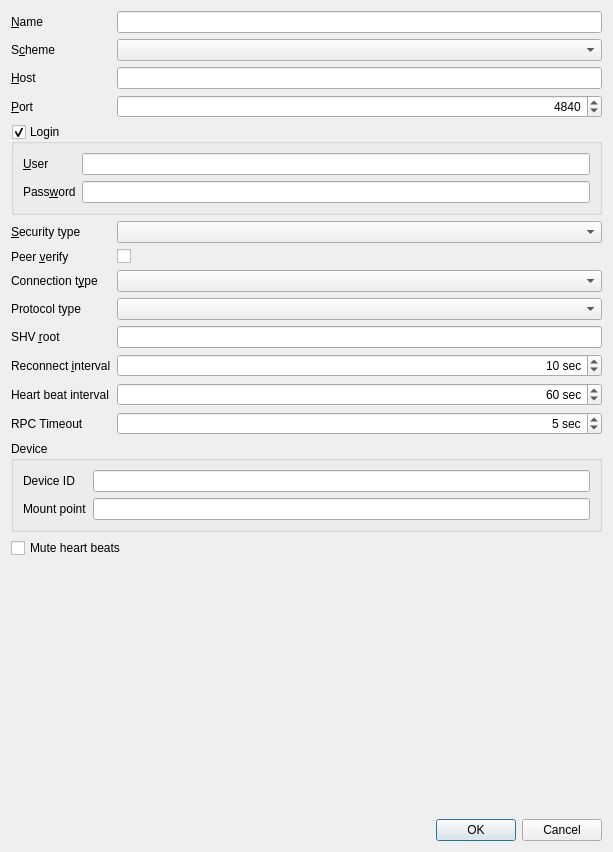
<?xml version="1.0" encoding="UTF-8"?>
<ui version="4.0">
 <class>DlgBrokerProperties</class>
 <widget class="QDialog" name="DlgBrokerProperties">
  <property name="geometry">
   <rect>
    <x>0</x>
    <y>0</y>
    <width>613</width>
    <height>852</height>
   </rect>
  </property>
  <property name="windowTitle">
   <string>Server properties</string>
  </property>
  <layout class="QVBoxLayout" name="verticalLayout">
   <item>
    <layout class="QFormLayout" name="formLayout">
     <item row="0" column="0">
      <widget class="QLabel" name="label">
       <property name="text">
        <string>&amp;Name</string>
       </property>
       <property name="buddy">
        <cstring>edName</cstring>
       </property>
      </widget>
     </item>
     <item row="0" column="1">
      <widget class="QLineEdit" name="edName"/>
     </item>
     <item row="2" column="0">
      <widget class="QLabel" name="label_3">
       <property name="text">
        <string>&amp;Host</string>
       </property>
       <property name="buddy">
        <cstring>edHost</cstring>
       </property>
      </widget>
     </item>
     <item row="2" column="1">
      <widget class="QLineEdit" name="edHost"/>
     </item>
     <item row="3" column="0">
      <widget class="QLabel" name="label_4">
       <property name="text">
        <string>&amp;Port</string>
       </property>
       <property name="buddy">
        <cstring>edPort</cstring>
       </property>
      </widget>
     </item>
     <item row="3" column="1">
      <widget class="QSpinBox" name="edPort">
       <property name="alignment">
        <set>Qt::AlignRight|Qt::AlignTrailing|Qt::AlignVCenter</set>
       </property>
       <property name="minimum">
        <number>256</number>
       </property>
       <property name="maximum">
        <number>65535</number>
       </property>
       <property name="value">
        <number>4840</number>
       </property>
      </widget>
     </item>
     <item row="9" column="0">
      <widget class="QLabel" name="label_6">
       <property name="text">
        <string>Connection t&amp;ype</string>
       </property>
       <property name="buddy">
        <cstring>cbxConnectionType</cstring>
       </property>
      </widget>
     </item>
     <item row="9" column="1">
      <widget class="QComboBox" name="cbxConnectionType">
       <property name="toolTip">
        <string>Connection type</string>
       </property>
      </widget>
     </item>
     <item row="10" column="0">
      <widget class="QLabel" name="label_7">
       <property name="text">
        <string>Protocol type</string>
       </property>
       <property name="buddy">
        <cstring>rpc_protocolType</cstring>
       </property>
      </widget>
     </item>
     <item row="10" column="1">
      <widget class="QComboBox" name="rpc_protocolType">
       <property name="toolTip">
        <string>Connection type</string>
       </property>
      </widget>
     </item>
     <item row="11" column="0">
      <widget class="QLabel" name="label_13">
       <property name="text">
        <string>SHV &amp;root</string>
       </property>
       <property name="buddy">
        <cstring>shvRoot</cstring>
       </property>
      </widget>
     </item>
     <item row="11" column="1">
      <widget class="QLineEdit" name="shvRoot"/>
     </item>
     <item row="12" column="0">
      <widget class="QLabel" name="label_10">
       <property name="text">
        <string>Reconnect &amp;interval</string>
       </property>
       <property name="buddy">
        <cstring>rpc_reconnectInterval</cstring>
       </property>
      </widget>
     </item>
     <item row="12" column="1">
      <widget class="QSpinBox" name="rpc_reconnectInterval">
       <property name="toolTip">
        <string>Reconnect to broker if connection lost at least after recoonect-interval seconds. Disabled when set to 0</string>
       </property>
       <property name="alignment">
        <set>Qt::AlignRight|Qt::AlignTrailing|Qt::AlignVCenter</set>
       </property>
       <property name="suffix">
        <string> sec</string>
       </property>
       <property name="maximum">
        <number>999999999</number>
       </property>
       <property name="singleStep">
        <number>10</number>
       </property>
       <property name="value">
        <number>10</number>
       </property>
      </widget>
     </item>
     <item row="13" column="0">
      <widget class="QLabel" name="label_11">
       <property name="text">
        <string>Heart beat interval</string>
       </property>
      </widget>
     </item>
     <item row="13" column="1">
      <widget class="QSpinBox" name="rpc_heartbeatInterval">
       <property name="toolTip">
        <string>Send heart beat to broker every n sec. Disabled when set to 0.</string>
       </property>
       <property name="alignment">
        <set>Qt::AlignRight|Qt::AlignTrailing|Qt::AlignVCenter</set>
       </property>
       <property name="suffix">
        <string> sec</string>
       </property>
       <property name="maximum">
        <number>999999999</number>
       </property>
       <property name="singleStep">
        <number>10</number>
       </property>
       <property name="value">
        <number>60</number>
       </property>
      </widget>
     </item>
     <item row="14" column="0">
      <widget class="QLabel" name="label_12">
       <property name="text">
        <string>RPC Timeout</string>
       </property>
      </widget>
     </item>
     <item row="14" column="1">
      <widget class="QSpinBox" name="rpc_timeout">
       <property name="toolTip">
        <string>Send heart beat to broker every n sec. Disabled when set to 0.</string>
       </property>
       <property name="alignment">
        <set>Qt::AlignRight|Qt::AlignTrailing|Qt::AlignVCenter</set>
       </property>
       <property name="suffix">
        <string> sec</string>
       </property>
       <property name="minimum">
        <number>1</number>
       </property>
       <property name="maximum">
        <number>999999999</number>
       </property>
       <property name="singleStep">
        <number>10</number>
       </property>
       <property name="value">
        <number>5</number>
       </property>
      </widget>
     </item>
     <item row="15" column="0" colspan="2">
      <widget class="QGroupBox" name="grpDevice">
       <property name="title">
        <string>Device</string>
       </property>
       <layout class="QFormLayout" name="formLayout_2">
        <item row="1" column="0">
         <widget class="QLabel" name="label_8">
          <property name="text">
           <string>Mount point</string>
          </property>
         </widget>
        </item>
        <item row="1" column="1">
         <widget class="QLineEdit" name="device_mountPoint"/>
        </item>
        <item row="0" column="0">
         <widget class="QLabel" name="label_9">
          <property name="text">
           <string>Device ID</string>
          </property>
         </widget>
        </item>
        <item row="0" column="1">
         <widget class="QLineEdit" name="device_id"/>
        </item>
       </layout>
      </widget>
     </item>
     <item row="7" column="0">
      <widget class="QLabel" name="label_14">
       <property name="text">
        <string>&amp;Security type</string>
       </property>
       <property name="buddy">
        <cstring>lstSecurityType</cstring>
       </property>
      </widget>
     </item>
     <item row="7" column="1">
      <widget class="QComboBox" name="lstSecurityType">
       <property name="toolTip">
        <string>Security type</string>
       </property>
      </widget>
     </item>
     <item row="8" column="0">
      <widget class="QLabel" name="label_15">
       <property name="text">
        <string>Peer &amp;verify</string>
       </property>
       <property name="buddy">
        <cstring>chkPeerVerify</cstring>
       </property>
      </widget>
     </item>
     <item row="8" column="1">
      <widget class="QCheckBox" name="chkPeerVerify">
       <property name="layoutDirection">
        <enum>Qt::LeftToRight</enum>
       </property>
       <property name="text">
        <string/>
       </property>
      </widget>
     </item>
     <item row="1" column="0">
      <widget class="QLabel" name="label_16">
       <property name="text">
        <string>S&amp;cheme</string>
       </property>
       <property name="buddy">
        <cstring>cbxScheme</cstring>
       </property>
      </widget>
     </item>
     <item row="1" column="1">
      <widget class="QComboBox" name="cbxScheme"/>
     </item>
     <item row="4" column="0" colspan="2">
      <widget class="QGroupBox" name="grpLogin">
       <property name="title">
        <string>Login</string>
       </property>
       <property name="checkable">
        <bool>true</bool>
       </property>
       <layout class="QFormLayout" name="formLayout_3">
        <item row="0" column="0">
         <widget class="QLabel" name="label_2">
          <property name="text">
           <string>&amp;User</string>
          </property>
          <property name="buddy">
           <cstring>edUser</cstring>
          </property>
         </widget>
        </item>
        <item row="0" column="1">
         <widget class="QLineEdit" name="edUser"/>
        </item>
        <item row="1" column="0">
         <widget class="QLabel" name="label_5">
          <property name="text">
           <string>Pass&amp;word</string>
          </property>
          <property name="buddy">
           <cstring>edPassword</cstring>
          </property>
         </widget>
        </item>
        <item row="1" column="1">
         <widget class="QLineEdit" name="edPassword">
          <property name="echoMode">
           <enum>QLineEdit::Password</enum>
          </property>
         </widget>
        </item>
       </layout>
      </widget>
     </item>
    </layout>
   </item>
   <item>
    <widget class="QCheckBox" name="chkMuteHeartBeats">
     <property name="toolTip">
      <string>Mute heart beats notificcations for known types of clients, like Eyas </string>
     </property>
     <property name="text">
      <string>Mute heart beats</string>
     </property>
    </widget>
   </item>
   <item>
    <spacer name="verticalSpacer">
     <property name="orientation">
      <enum>Qt::Vertical</enum>
     </property>
     <property name="sizeHint" stdset="0">
      <size>
       <width>20</width>
       <height>40</height>
      </size>
     </property>
    </spacer>
   </item>
   <item>
    <layout class="QHBoxLayout" name="horizontalLayout">
     <item>
      <widget class="QDialogButtonBox" name="buttonBox">
       <property name="orientation">
        <enum>Qt::Horizontal</enum>
       </property>
       <property name="standardButtons">
        <set>QDialogButtonBox::Cancel|QDialogButtonBox::Ok</set>
       </property>
      </widget>
     </item>
    </layout>
   </item>
  </layout>
 </widget>
 <tabstops>
  <tabstop>edName</tabstop>
  <tabstop>cbxScheme</tabstop>
  <tabstop>edHost</tabstop>
  <tabstop>edPort</tabstop>
  <tabstop>lstSecurityType</tabstop>
  <tabstop>chkPeerVerify</tabstop>
  <tabstop>cbxConnectionType</tabstop>
  <tabstop>rpc_protocolType</tabstop>
  <tabstop>shvRoot</tabstop>
  <tabstop>rpc_reconnectInterval</tabstop>
  <tabstop>rpc_heartbeatInterval</tabstop>
  <tabstop>rpc_timeout</tabstop>
  <tabstop>device_id</tabstop>
  <tabstop>device_mountPoint</tabstop>
  <tabstop>chkMuteHeartBeats</tabstop>
 </tabstops>
 <resources/>
 <connections>
  <connection>
   <sender>buttonBox</sender>
   <signal>accepted()</signal>
   <receiver>DlgBrokerProperties</receiver>
   <slot>accept()</slot>
   <hints>
    <hint type="sourcelabel">
     <x>394</x>
     <y>616</y>
    </hint>
    <hint type="destinationlabel">
     <x>157</x>
     <y>274</y>
    </hint>
   </hints>
  </connection>
  <connection>
   <sender>buttonBox</sender>
   <signal>rejected()</signal>
   <receiver>DlgBrokerProperties</receiver>
   <slot>reject()</slot>
   <hints>
    <hint type="sourcelabel">
     <x>394</x>
     <y>616</y>
    </hint>
    <hint type="destinationlabel">
     <x>286</x>
     <y>274</y>
    </hint>
   </hints>
  </connection>
 </connections>
</ui>
